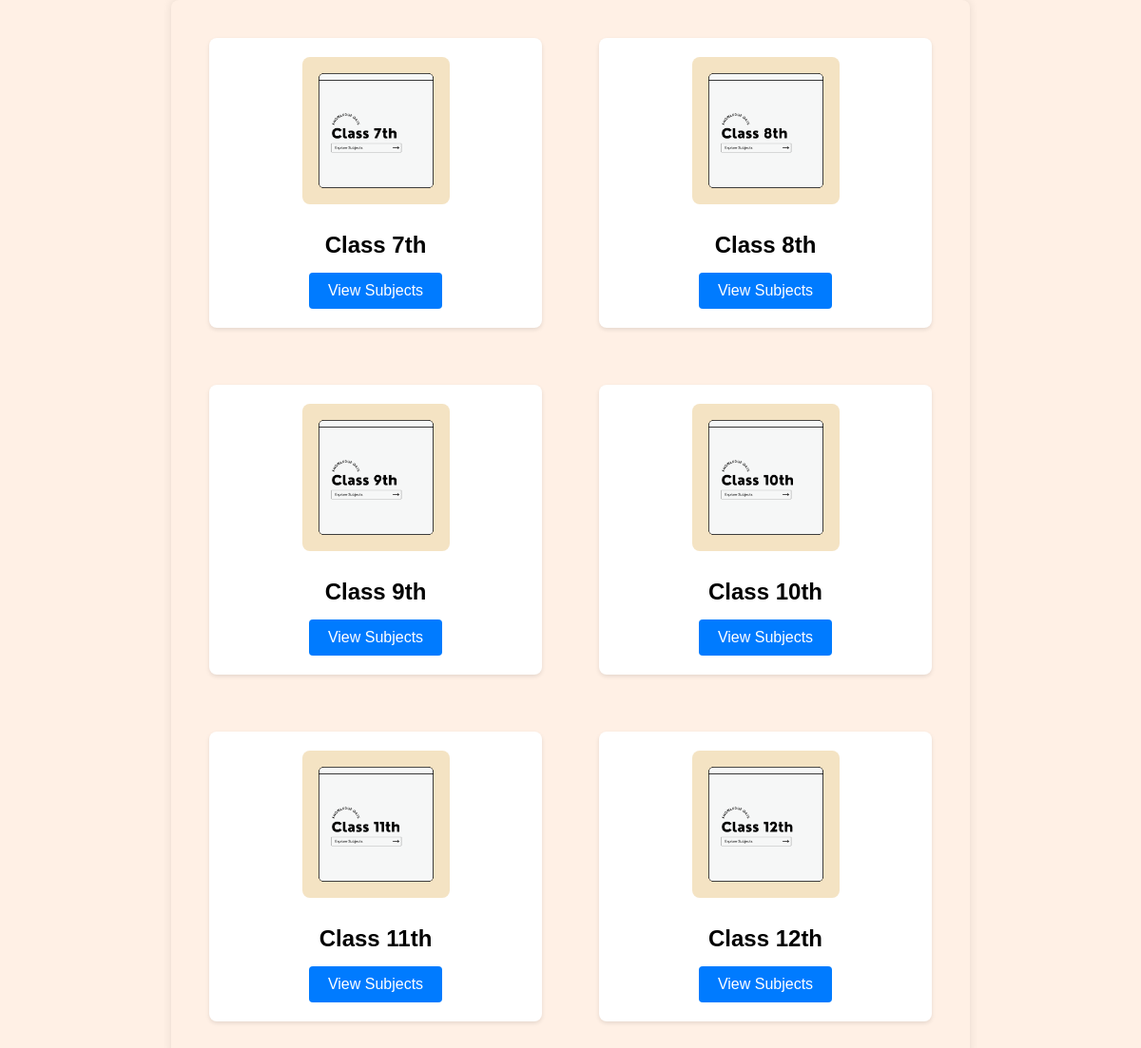
/LW/classes/, run on the app's committed database.
### LW/models.py (models this page shows, shortened)
class Classes(models.Model):
    name = models.CharField(max_length=50)

### LW/views.py (the view)
# urls.py: path('classes/', views.class_list, name='class_list'),
def class_list(request):
   classes = Classes.objects.all()
   return render(request, 'LW/class_list.html', {'classes' : classes})

### LW/templates/LW/class_list.html (shortened to what this page needs)
{% load static %}
<!DOCTYPE html>
<html>
<head>
    <link rel="stylesheet" type="text/css" href="{% static 'LW/style1.css' %}">
</head>
<body>
    {% block content %}
    <div class="class-list-container">
        {% for classes in classes %}
            <div class="class-card">
                <img src="{% static 'LW/class' %}{{ classes.id }}.png" class="card-img-top" alt="{{ classes.name }}">
                <h2>{{ classes.name }}</h2>
                <a href="{% url 'LW:subject_list' classes.id %}" class="button">View Subjects</a>
            </div>
        {% endfor %}
    </div>
    {% endblock %}
</body>
</html>

### LW/static/LW/style1.css (style rules this page uses)
body, h1, h2, p { margin: 0; padding: 0; }
body { display: flex; justify-content: center; align-items: center; min-height: 100vh; background-color: #FFF0E5; }
.class-list-container { display: flex; flex-wrap: wrap; gap: 20px; max-width: 800px; padding: 20px; background-color: #FFF0E5; border-radius: 8px; box-shadow: 0 0 10px rgba(0, 0, 0, 0.1); }
.class-card { flex: 1; padding: 20px; background-color: #e8e5ff; border-radius: 8px; text-align: center; }
.class-card img { max-width: 50%; border-radius: 8px; margin-bottom: 10px; }
.button { display: inline-block; padding: 10px 20px; background-color: #007bff; color: #fff; border: none; border-radius: 4px; text-decoration: none; transition: background-color 0.3s; }
.button { display: inline-block; margin-top: 15px; padding: 10px 20px; background-color: #007bff; color: #fff; border: none; border-radius: 4px; text-decoration: none; transition: background-color 0.3s; }
body { font-family: Arial, sans-serif; margin: 0; padding: 0; }
.class-list-container, .subject-list-container { display: flex; flex-wrap: wrap; justify-content: space-between; }
.class-card, .subject-card { flex: 1; min-width: 300px; margin: 20px; padding: 20px; background-color: #fff; border-radius: 8px; box-shadow: 0 2px 4px rgba(0, 0, 0, 0.1); transition: transform 0.3s ease-in-out; text-align: center; }
.class-card img { width: 100%; max-height: 200px; object-fit: cover; border-radius: 8px; }
h2 { margin-top: 15px; font-size: 1.5rem; }

### data on the page
Classes: shows a picture, name "Class 7th"
Classes: shows a picture, name "Class 8th"
Classes: shows a picture, name "Class 9th"
Classes: shows a picture, name "Class 10th"
Classes: shows a picture, name "Class 11th"
Classes: shows a picture, name "Class 12th"
